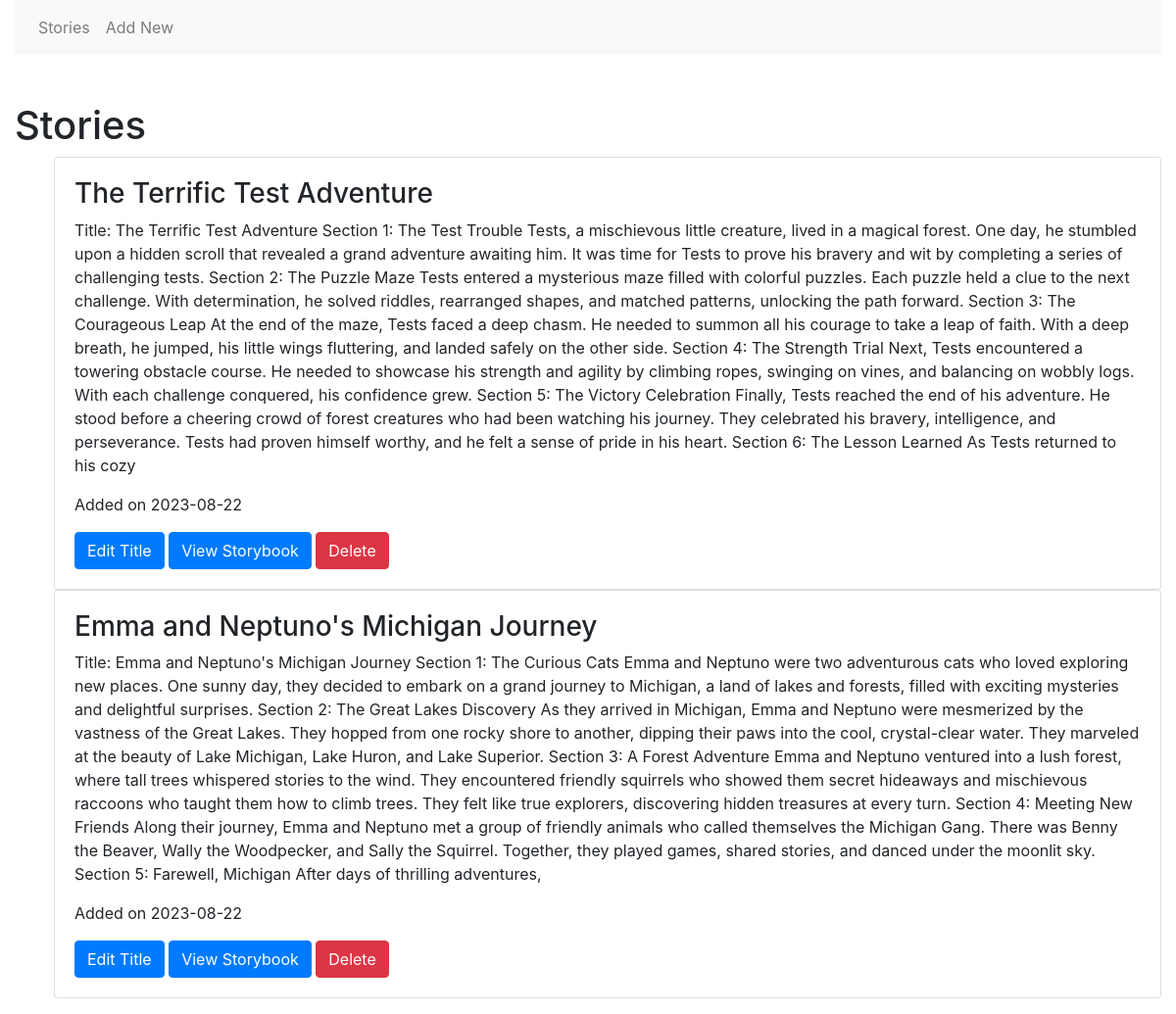
/index, run on the app's committed database.
### models.py (models this page shows, shortened)
class Story(db.Model):
    id = db.Column(db.Integer, primary_key=True)
    title = db.Column(db.String, nullable=True)
    story_synopsis  = db.Column(db.String, nullable=True)
    story_section_titles = db.Column(db.String, nullable=True)
    story_section_chunks = db.Column(db.String, nullable=True)
    date = db.Column(db.Date, nullable=False)

### routes.py (the view)
@f_app.route('/')
@f_app.route('/index')
def index():
    stories = get_results_from_db(Story)
    return render_template('index.html', stories=stories)

### routes.py (called while the page is built)
def get_results_from_db(className):
    items = className.query.all()
    return items

### templates/index.html
{% extends "base.html" %}
{% block main %}
<body>
    <h1> Stories</h1>
    <ul>
        {% for story in stories %}
        <div class="card">
            <div class="card-body">
                <h3>{{ story.title }}</h3>
                <p>{{ story.story_synopsis }}</p>
                <p> Added on {{ story.date }}</p>
                <a href="{{ url_for('edit', story_id=story.id) }}" class = "btn btn-primary">Edit Title</a>
                <a href="{{ url_for('viewstory', story_id=story.id) }}" class = "btn btn-primary"> View Storybook</a>
                <a href="{{ url_for('delete', story_id=story.id) }}" class = "btn btn-danger">Delete</a>
            </div>
        </div>
        {% endfor %}
    </ul>
</body>
</html>
{% endblock %}

### templates/base.html (shortened to what this page needs)
<!doctype html>
<html lang="en">
  <head>
    <link rel="stylesheet" href="https://stackpath.bootstrapcdn.com/bootstrap/4.5.0/css/bootstrap.min.css">
  </head>
  <body>
    <div class="container-fluid">
      <nav class="navbar navbar-expand-lg navbar-light bg-light">
        <ul class="navbar-nav">
          <li class="nav-item"><a href="{{ url_for('index') }}" class="nav-link">Stories</a></li>
          <li class="nav-item"><a href="{{ url_for('add') }}" class="nav-link">Add New</a></li>
        </ul>
      </nav>
      <br>
      <br>
      {% block main %}{% endblock %}
  </body>
</html>

### data on the page
Story: title "The Terrific Test Adventure", story_synopsis "Title: The Terrific Test Adventure Section 1: The Test Trouble Tests, a mischievous little creature, lived in a magical forest. One day, he stumbled upon a hidden scroll that revealed a grand adventure awaiting him. It was time for Tests to prove his bravery and wit by completing a series of challenging tests. Section 2: The Puzzle Maze Tests entered a mysterious maze filled with colorful puzzles. Each puzzle held a clue to the next challenge. With determination, he solved riddles, rearranged shapes, and matched patterns, unlocking the path forward. Section 3: The Courageous Leap At the end of the maze, Tests faced a deep chasm. He needed to summon all his courage to take a leap of faith.…", date "2023-08-22"
Story: title "Emma and Neptuno's Michigan Journey", story_synopsis "Title: Emma and Neptuno's Michigan Journey Section 1: The Curious Cats Emma and Neptuno were two adventurous cats who loved exploring new places. One sunny day, they decided to embark on a grand journey to Michigan, a land of lakes and forests, filled with exciting mysteries and delightful surprises. Section 2: The Great Lakes Discovery As they arrived in Michigan, Emma and Neptuno were mesmerized by the vastness of the Great Lakes. They hopped from one rocky shore to another, dipping their paws into the cool, crystal-clear water. They marveled at the beauty of Lake Michigan, Lake Huron, and Lake Superior. Section 3: A Forest Adventure Emma and Neptuno ventured into a lush forest, where…", date "2023-08-22"
